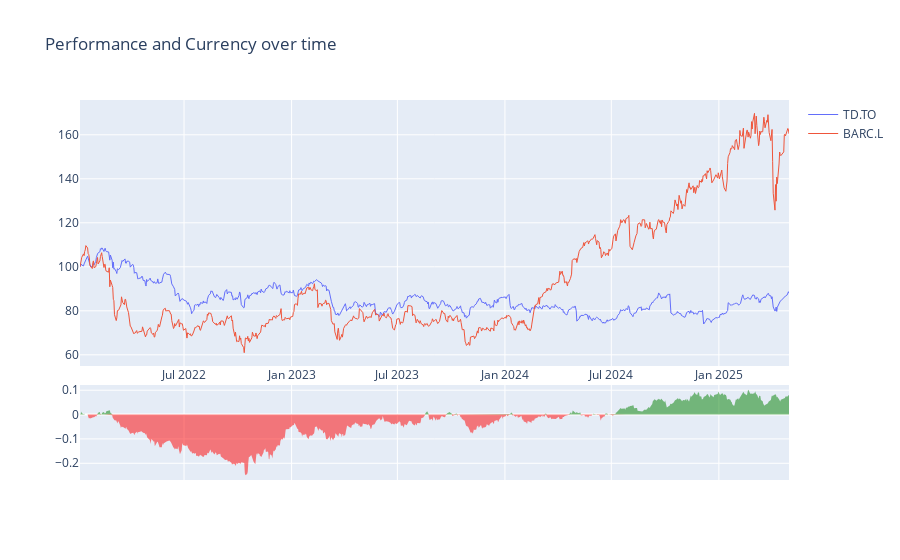

Notebook cell for this chart:
### Markdown cell above
Plot these charts using plotly

### Code cell
perfFig.append(spreadPv);
perfFig.append(spreadNv);

layout = go.Layout(
    title = 'Performance and Currency over time',
    yaxis1=dict(
        domain=[0.3, 1.0]
    ),    
    yaxis2=dict(
        domain=[0.0, 0.25]
    ),
    xaxis1=dict(
        zerolinecolor='red'
    )
);

# using plotly for charting
fig = go.Figure(data=perfFig, layout=layout)
offline.iplot(fig)

### Figure 1 — Plotly figure (JSON) as saved in the notebook; plotly's stock layout.template omitted (floating-point values rounded to 4 significant figures; data arrays with more than 128 entries replaced by an {"elided": "..."} marker saying what was removed)
{"data": [{"line": {"width": 1}, "name": "TD.TO", "type": "scatter", "x": {"elided": "820 str values"}, "y": {"elided": "820 float values"}}, {"line": {"width": 1}, "name": "BARC.L", "type": "scatter", "x": {"elided": "820 str values"}, "y": {"elided": "820 float values"}}, {"fill": "tozeroy", "line": {"color": "green", "width": 0}, "name": "currency", "showlegend": false, "type": "scatter", "x": {"elided": "820 str values"}, "y": {"elided": "869 float values"}, "yaxis": "y2"}, {"fill": "tozeroy", "line": {"color": "red", "width": 0}, "name": "currency", "showlegend": false, "type": "scatter", "x": {"elided": "820 str values"}, "y": {"elided": "869 float values"}, "yaxis": "y2"}], "layout": {"autosize": true, "title": {"text": "Performance and Currency over time"}, "xaxis": {"autorange": true, "range": ["2022-01-04", "2025-05-01"], "type": "date", "zerolinecolor": "red"}, "yaxis": {"autorange": true, "domain": [0.3, 1], "range": [54.9, 175.8], "type": "linear"}, "yaxis2": {"autorange": true, "domain": [0, 0.25], "range": [-0.2686, 0.1214], "type": "linear"}}}
